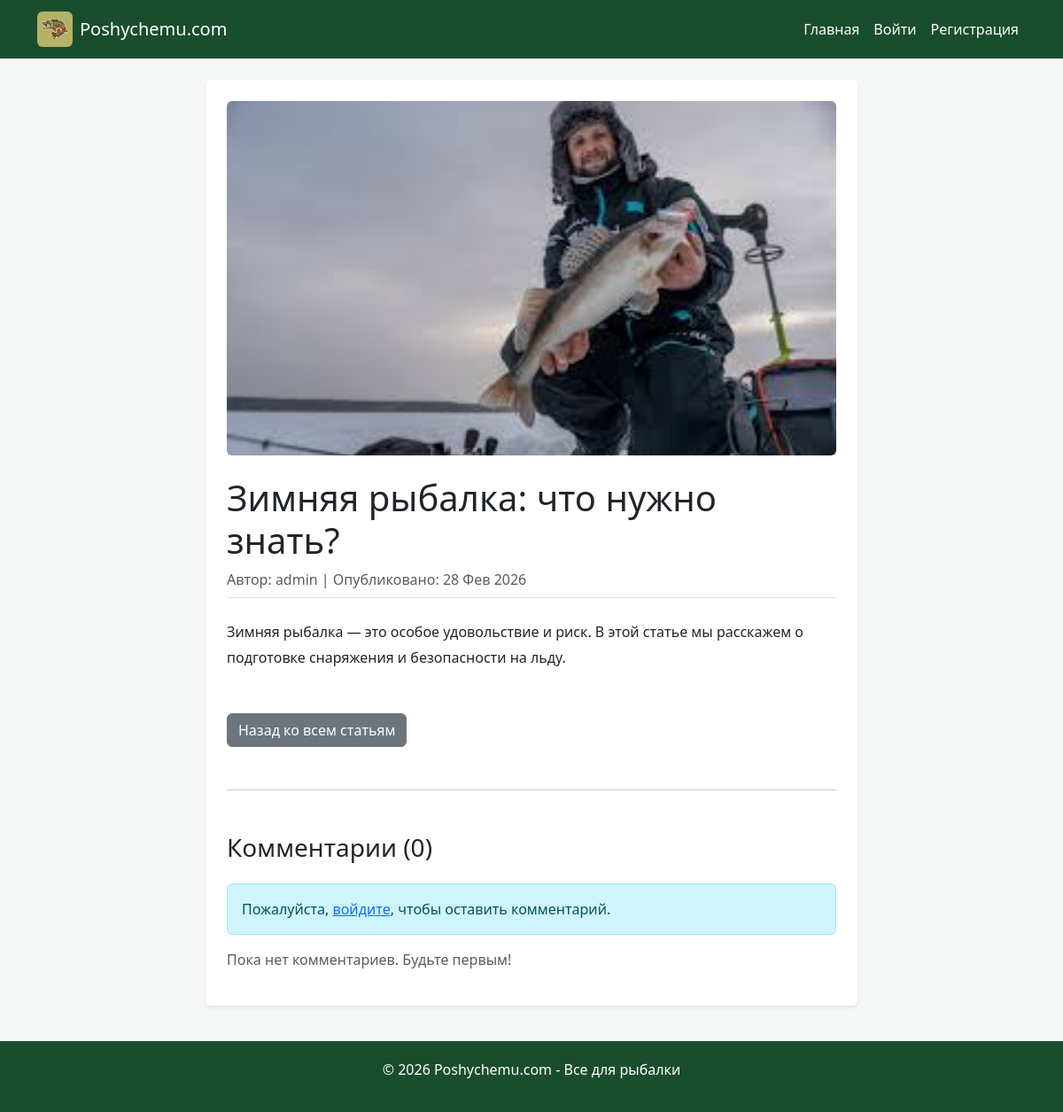
Page /post/4/ on the earlier database version.
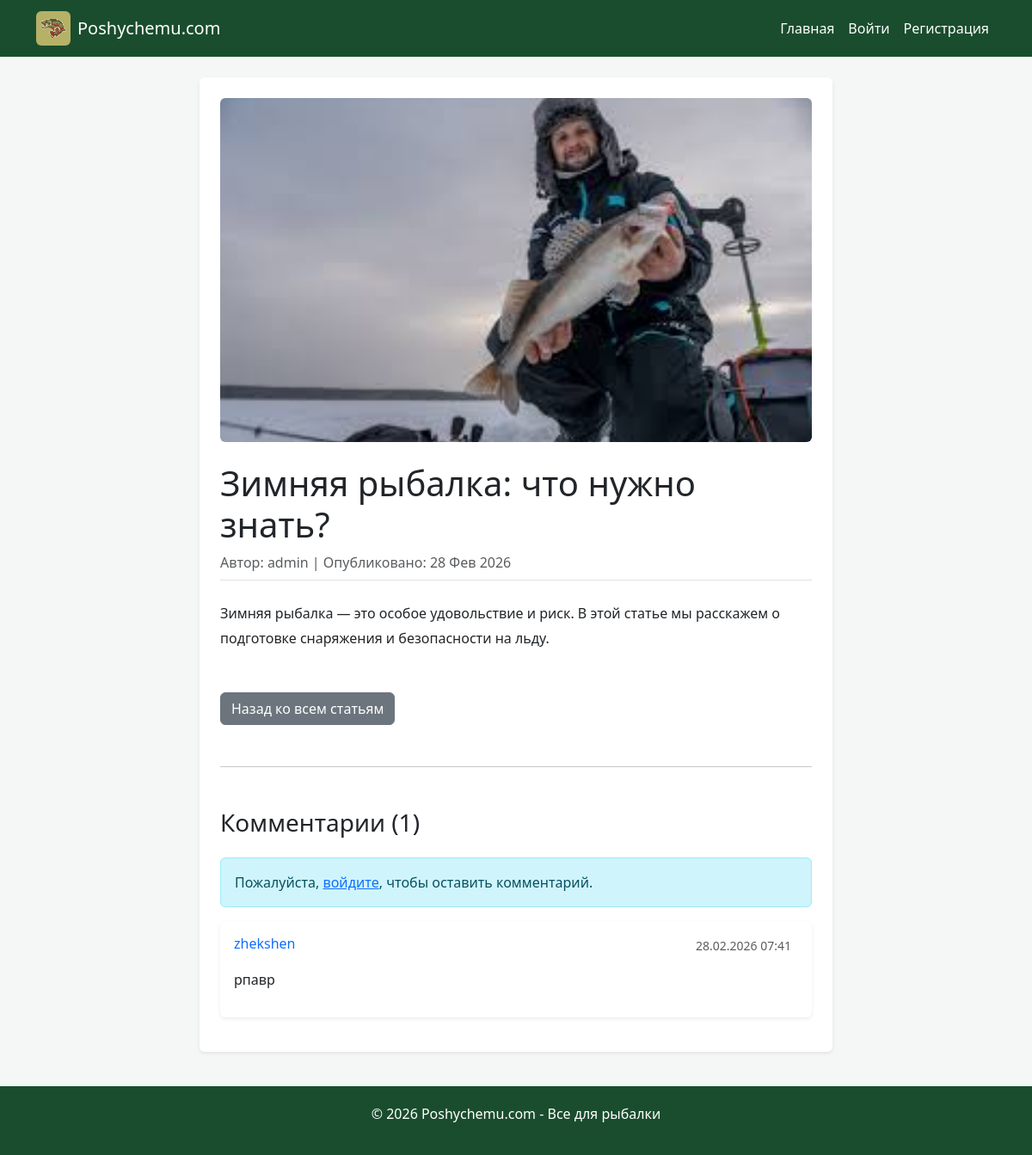
Same page on the later database version.
### blog/models.py (models this page shows, shortened)
class Post(models.Model):
    title = models.CharField(max_length=200, verbose_name="Заголовок")
    content = models.TextField(verbose_name="Содержание")
    author = models.ForeignKey(User, on_delete=models.CASCADE, verbose_name="Автор")
    created_date = models.DateTimeField(auto_now_add=True, verbose_name="Дата создания")
    updated_date = models.DateTimeField(auto_now=True, verbose_name="Дата обновления")
    image = models.ImageField(upload_to='blog_images/', blank=True, null=True, verbose_name="Изображение")
    video = models.FileField(upload_to='blog_videos/', blank=True, null=True, verbose_name="Видео")
    class Meta:
        verbose_name = "Статья"
        verbose_name_plural = "Статьи"
        ordering = ['-created_date']

class Comment(models.Model):
    post = models.ForeignKey(Post, on_delete=models.CASCADE, related_name='comments', verbose_name="Статья")
    author = models.ForeignKey(User, on_delete=models.CASCADE, verbose_name="Автор")
    text = models.TextField(verbose_name="Комментарий")
    created_date = models.DateTimeField(auto_now_add=True, verbose_name="Дата создания")

### blog/views.py (the view)
# urls.py: path('post/<int:pk>/', views.PostDetailView.as_view(), name='post_detail'),
class PostDetailView(DetailView):
    model = Post
    template_name = 'blog/post_detail.html'
    def get_context_data(self, **kwargs):
        context = super().get_context_data(**kwargs)
        context['comments'] = self.object.comments.all().order_by('-created_date')
        context['comment_form'] = CommentForm()
        return context

### blog/templates/blog/post_detail.html (shortened to what this page needs)
{% extends 'blog/base.html' %}
{% block content %}
<div class="row">
    <div class="col-md-8 offset-md-2">
        <article class="bg-white p-4 rounded shadow-sm">
            {% if post.image %}
            <img src="{{ post.image.url }}" class="img-fluid mb-4 rounded w-100" alt="{{ post.title }}" style="max-height: 400px; object-fit: cover;">
            {% endif %}
            <h1>{{ post.title }}</h1>
            <div class="text-muted mb-4 border-bottom pb-2 d-flex justify-content-between align-items-center">
                <span>Автор: {{ post.author }} | Опубликовано: {{ post.created_date|date:"d M Y" }}</span>
            </div>
            <div class="content" style="line-height: 1.8;">
                {{ post.content|linebreaks }}
            </div>
            <div class="mt-5">
                <a href="{% url 'home' %}" class="btn btn-secondary">Назад ко всем статьям</a>
            </div>
            <hr class="my-5">
            <div class="comments-section">
                <h3 class="mb-4">Комментарии ({{ comments.count }})</h3>
                {% if user.is_authenticated %}
                    <div class="card mb-4">
                        <div class="card-body">
                            <h5 class="card-title">Оставить комментарий</h5>
                            <form action="{% url 'add_comment' post.pk %}" method="post">
                                {% csrf_token %}
                                {{ comment_form.text }}
                                <button type="submit" class="btn btn-primary mt-3">Отправить</button>
                            </form>
                        </div>
                    </div>
                {% else %}
                    <div class="alert alert-info">
                        Пожалуйста, <a href="{% url 'login' %}">войдите</a>, чтобы оставить комментарий.
                    </div>
                {% endif %}
                {% for comment in comments %}
                    <div class="card mb-3 border-0 shadow-sm">
                        <div class="card-body">
                            <div class="d-flex justify-content-between align-items-center mb-2">
                                <h6 class="card-subtitle text-primary">{{ comment.author.username }}</h6>
                                <div>
                                    <small class="text-muted me-2">{{ comment.created_date|date:"d.m.Y H:i" }}</small>
                                </div>
                            </div>
                            <p class="card-text">{{ comment.text|linebreaks }}</p>
                        </div>
                    </div>
                {% empty %}
                    <p class="text-muted">Пока нет комментариев. Будьте первым!</p>
                {% endfor %}
            </div>
        </article>
    </div>
</div>
{% endblock %}

### blog/templates/blog/base.html (shortened to what this page needs)
<!DOCTYPE html>
<html lang="ru">
<head>
    <link href="https://cdn.jsdelivr.net/npm/bootstrap@5.3.0/dist/css/bootstrap.min.css" rel="stylesheet">
    <link rel="stylesheet" href="https://cdn.jsdelivr.net/npm/bootstrap-icons@1.11.1/font/bootstrap-icons.css">
    <link rel="stylesheet" href="https://cdn.jsdelivr.net/npm/swiper@11/swiper-bundle.min.css" />
    {% load static %}
    <link rel="stylesheet" href="{% static 'css/style.css' %}">
</head>
<body>
<nav class="navbar navbar-expand-lg mb-4">
    <div class="container">
        <a class="navbar-brand d-flex align-items-center" href="{% url 'home' %}">
            <img src="{{ MEDIA_URL }}logo.avif" alt="Logo" width="40" height="40" class="d-inline-block align-text-top me-2 rounded">
            Poshychemu.com
        </a>
        <div class="collapse navbar-collapse" id="navbarNav">
            <ul class="navbar-nav ms-auto">
                <li class="nav-item"><a class="nav-link" href="{% url 'home' %}">Главная</a></li>
                {% if user.is_authenticated %}
                    <li class="nav-item"><a class="nav-link" href="{% url 'survey' %}">Моя анкета</a></li>
                    <li class="nav-item"><a class="nav-link" href="{% url 'post_create' %}">Создать статью</a></li>
                    <li class="nav-item">
                        <form method="post" action="{% url 'logout' %}" class="d-inline">
                            {% csrf_token %}
                            <button type="submit" class="btn btn-link nav-link">Выйти</button>
                        </form>
                    </li>
                {% else %}
                    <li class="nav-item"><a class="nav-link" href="{% url 'login' %}">Войти</a></li>
                    <li class="nav-item"><a class="nav-link" href="{% url 'register' %}">Регистрация</a></li>
                {% endif %}
            </ul>
        </div>
    </div>
</nav>
<div class="container">
    {% block content %}{% endblock %}
</div>
<footer class="footer text-center">
    <div class="container">
        <p>&copy; 2026 Poshychemu.com - Все для рыбалки</p>
    </div>
</footer>
</body>
</html>

### blog/templates/blog/base.html (style rules this page uses)
body { background-color: #f4f7f6; }
.navbar { background-color: #1a4d2e; }
.navbar-brand, .nav-link { color: white !important; }
.card { margin-bottom: 20px; border: none; box-shadow: 0 2px 5px rgba(0,0,0,0.1); }
.footer { background: #1a4d2e; color: white; padding: 20px 0; margin-top: 40px; }

Differences in the rows shown:
added Comment: author.username "zhekshen", created_date "28.02.2026 07:41", text "рпавр"
Other differences:
{{ comments.count }}: "0" → "1"
text no longer shown: "Пока нет комментариев. Будьте первым!"
